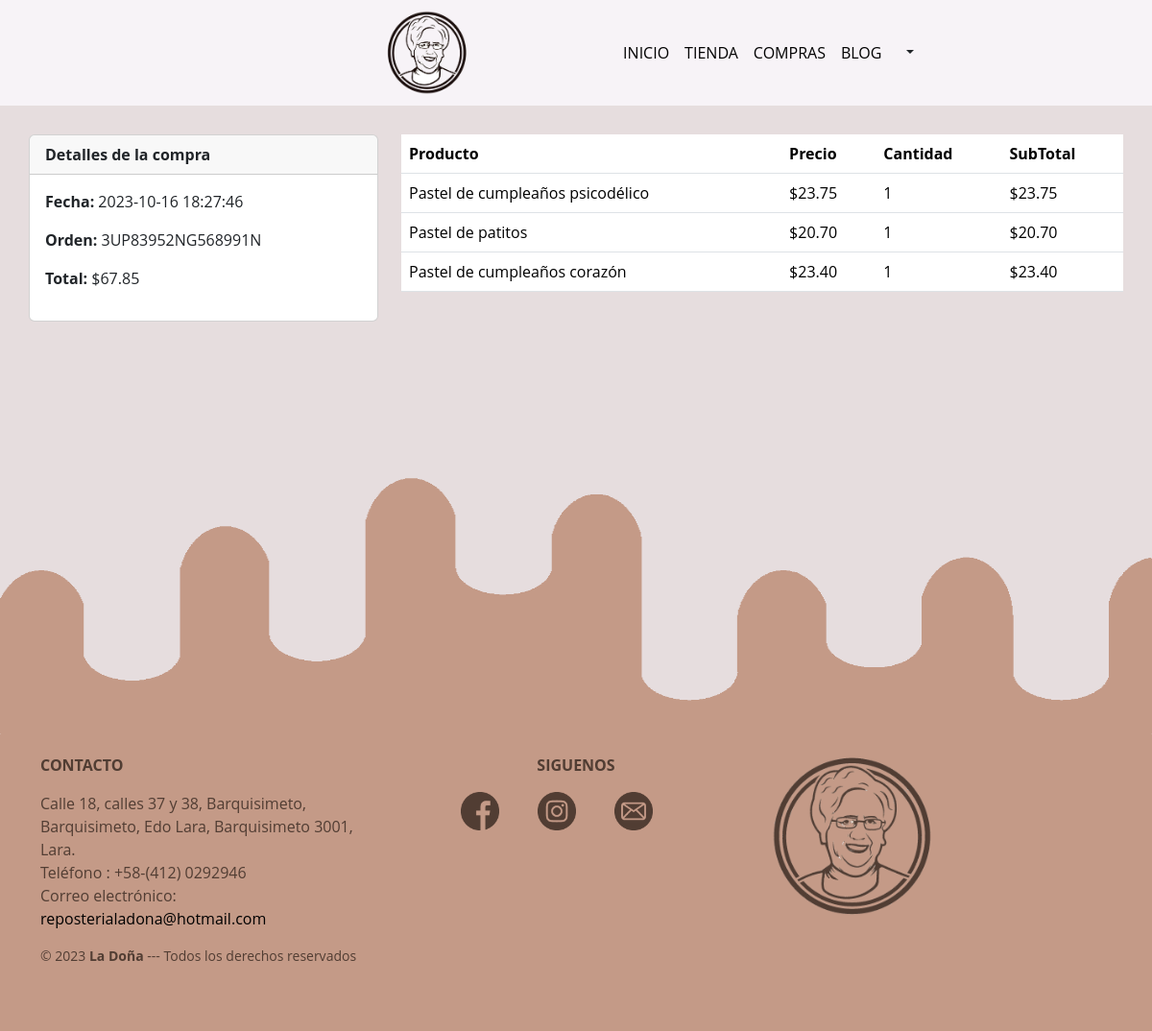
Screenshot of /cliente/detalles_Compra.php?orden=3UP83952NG568991N with the database file from the repository.
### tables this page shows
CREATE TABLE `compra` (
  `id` int(11) NOT NULL,
  `id_transaccion` varchar(20) NOT NULL,
  `fecha` datetime NOT NULL,
  `status` varchar(20) NOT NULL,
  `email` varchar(70) NOT NULL,
  `id_cliente` varchar(20) NOT NULL,
  `total` decimal(10,2) NOT NULL
);

CREATE TABLE `detalle_compra` (
  `id` int(11) NOT NULL,
  `id_compra` int(11) NOT NULL,
  `id_producto` int(11) NOT NULL,
  `titulo` varchar(200) NOT NULL,
  `precio` decimal(10,2) NOT NULL,
  `cantidad` int(11) NOT NULL
);

### cliente/detalles_Compra.php (the view, shortened to what this page needs)
<?php
$orden=$_GET['orden']??null;
$db= new DataBase();
$con=$db->conectar();
$sqlcompra=$con->prepare('SELECT * FROM compra WHERE id_transaccion =? LIMIT 1');
$sqlcompra->execute([$orden]);
$rowcompra = $sqlcompra->fetch(PDO::FETCH_ASSOC);
$idcompra=$rowcompra['id'];
$sqldetalles=$con->prepare('SELECT * FROM detalle_compra WHERE id_compra =?');
$sqldetalles->execute([$idcompra]);
?>
<!DOCTYPE html>
<html lang="en">
<head>
    <link href="https://cdn.jsdelivr.net/npm/bootstrap@5.3.2/dist/css/bootstrap.min.css" rel="stylesheet">
    <link rel="stylesheet" href="style.css">
    <link rel="stylesheet" href="../CSS1/estilospagina.css">
</head>
     <header>
        <div class="navbar navbar-expand-lg">
            <div class="container">
                <a href="#" class="navbar-brand" id="logo">
                    <img src="../wed/imagenes/logotipoabuela.png">
                </a>
                <div class="collapse navbar-collapse" id="navbarHeader">
                    <ul class="navbar-nav me-auto mb-2 mb-lg-0">
                        <li class="nav-item">
                            <a href="../cliente/miniProyecto2.php" class="nav-link active">INICIO</a>
                        </li>
                        <li class="nav-item">
                            <a href="../catalogo/index.php" class="nav-link active">TIENDA</a>
                        </li>
                        <li class="nav-item">
                            <a href="../cliente/compras.php" class="nav-link active">COMPRAS</a>
                        </li>
                        <li class="nav-item">
                            <a href="../cliente/blog2.php" class="nav-link active">BLOG</a>
                        </li>
                        <div class="dropdown">
                            <button class="btn dropdown-toggle" type="button" data-bs-toggle="dropdown" aria-expanded="false">
                            </button>
                         </div>
                    </ul>
                </div>
            </div>
        </div>
    </header>
    <body>
    <main>
        <div class="container">
            <div class="row">
                <div class="col-12 col-md-4">
                    <div class="card md-3">
                        <div class="card-header">
                            <strong>Detalles de la compra</strong>
                        </div>
                        <div class="card-body">
                            <p><strong>Fecha: </strong><?php echo $rowcompra['fecha'];?></p>
                            <p><strong>Orden: </strong><?php echo $rowcompra['id_transaccion'];?></p>
                            <p><strong>Total: </strong><?php echo MONEDA . number_format( $rowcompra['total'],2,'.',',');?></p>
                        </div>
                    </div>
                </div>
                <div class="col-12 col-md-8">
                    <div class="table-responsive">
                        <table class="table">
                            <thead>
                                <tr>
                                    <th>Producto</th>
                                    <th>Precio</th>
                                    <th>Cantidad</th>
                                    <th>SubTotal</th>
                                </tr>
                            </thead>
                            <tbody>
                                <?php while($row=$sqldetalles->fetch(PDO::FETCH_ASSOC)){
                                    $precio=$row['precio'];
                                    $cantidad=$row['cantidad'];
                                    $subtotal=$precio * $cantidad;
                                    ?>
                                    <tr>
                                        <td><?php echo $row['titulo']?></td>
                                        <td><?php echo MONEDA . number_format($precio,2,'.',',') ?></td>
                                        <td><?php echo $cantidad ?></td>
                                        <td><?php echo MONEDA .''. number_format($subtotal,2,'.',',') ?></td>
                                    </tr>
                                   <?php }?>
                            </tbody>
                        </table>
                    </div>
                </div>
            </div>
        </div>
    </main>
    <footer>
    <img src="../wed/imagenes/derretido (1).png" frameborder="0" scrolling="no" width="100%" height="400">
    <div class="margen">
        <div class="container">
            <div class="row">
                <div class="col-md-4">
                    <p class="contacto"><b>CONTACTO</b></p>
                    <p class="contacto">Calle 18, calles 37 y 38, Barquisimeto, Barquisimeto, Edo Lara, Barquisimeto 3001, Lara.<br>
                    Teléfono : +58-(412) 0292946<br>
                    Correo electrónico:<a href="https://hotmail.com/" target="_blank" rel="noopener noreferrer"> reposterialadona@hotmail.com</a></a></p>
                </div>
                <div class="col-md-4">
                    <p class="red-social"><b>SIGUENOS</b></p>
                    <div class="redes">
                        <a href="#" ><img class="social-icon" src="../wed/imagenes/facebook.png" alt="facebook" title="facebook"></a>
                        <a href="https://www.instagram.com/ladona_reposteria/"><img class="social-icon" src="../wed/imagenes/instagram.png" alt="instagram" title="instagram"></a>
                        <a href="https://hotmail.com/reposterialadona@hotmail.com"><img class="social-icon" src="../wed/imagenes/correo.png" alt="gmail" title="gmail"></a>
                    </div>
                </div>
                <div class="col-md-4">
                    <div class="logod">
                    <img id="imageN" src="../wed/imagenes/logotipoabuelaMarron.png" alt="Logo"">
                    </div>
                </div>
            <small>&copy; 2023 <b>La Doña</b> --- Todos los derechos reservados</small>
            </div>
        </div>
        </div>
        <br> <br>
    </footer>
</body>
</html>

### cliente/style.css (style rules this page uses)
footer { background-color: #c49a87; color: #513d33; }
.margen { padding: 20px; }
.social-icon { max-width: 40px; margin-right:40px; }
.red-social { display: flex; justify-content: center; align-items: center; }
.redes { display: flex; justify-content: center; align-items: center; }
#imageN { max-width: 180px; margin-right:180px; }
.logod { float: right; }

### CSS1/estilospagina.css (style rules this page uses)
* { margin: 0; padding: 0; box-sizing: border-box; font-family: 'Open Sans', sans-serif; }
main>.container { padding: 30px 0; }
body { background-color: #e6ddde; }
header { display: flex; height: 110px; background-color: #f7f3f7; justify-content: center; align-items: center; padding-left: 10px; }
#navbarHeader { margin-left: 30%; gap: 45px; }
#logo img { gap: 20px; width: 90px; height: 90px; margin-left: 20px; }
.reporte, a { text-decoration: none; color: black; }

### rows the page displays
compra: fecha "2023-10-16 18:27:46", id_transaccion "3UP83952NG568991N", total "67.85"
detalle_compra: titulo "Pastel de cumpleaños psicodélico", precio "23.75", cantidad "1"
detalle_compra: titulo "Pastel de patitos", precio "20.70", cantidad "1"
detalle_compra: titulo "Pastel de cumpleaños corazón", precio "23.40", cantidad "1"

### other values shown
MONEDA "$"
